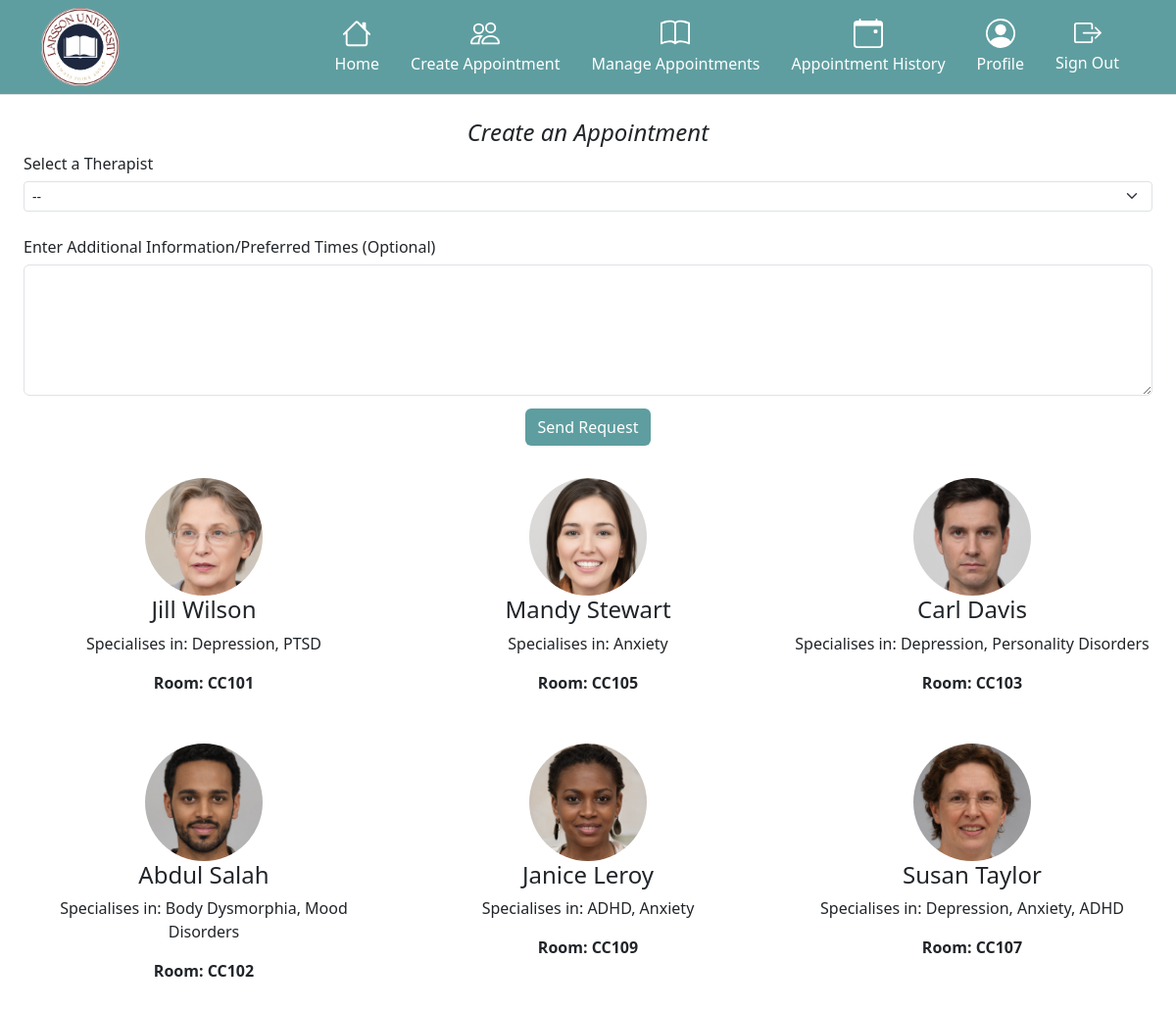
The page /studentCreateAppointmentsPage.php on the database its author committed.
### tables this page shows
CREATE TABLE `therapists` (
  `therapistID` int(11) NOT NULL,
  `first_name` varchar(150) NOT NULL,
  `last_name` varchar(150) NOT NULL,
  `expertise` varchar(150) NOT NULL,
  `room` varchar(150) NOT NULL,
  `emailAddress` varchar(150) NOT NULL,
  `password` varchar(150) NOT NULL,
  `therapist_image` varchar(150) DEFAULT NULL
);

### studentCreateAppointmentsPage.php (the view, shortened to what this page needs)
<?php
require_once "config.php";
$therapists = mysqli_query($link,"SELECT * FROM therapists");
?>
<!DOCTYPE html>
<html lang="en">
<head>
    <link rel="stylesheet" href="style.css">
    <link href="https://cdn.jsdelivr.net/npm/bootstrap@5.3.2/dist/css/bootstrap.min.css" rel="stylesheet">
</head>
<body>
    <header>
        <nav>
            <div class="px-3 py-2 border-bottom navBar">
                <div class="container">
                  <div class="d-flex flex-wrap align-items-center justify-content-center justify-content-lg-start">
                    <a href="studentHomepage.php" class="d-flex align-items-center my-2 my-lg-0 me-lg-auto text-white text-decoration-none">
                      <img src="Images/solidLogo.png" style="height: 60pt;">
                    </a>
                    <ul class="nav col-12 col-lg-auto my-2 justify-content-center my-md-0 text-small">
                      <li>
                        <a href="studentHomepage.php" class="nav-link text-white">
                          Home
                        </a>
                      </li>
                      <li>
                        <a href="#" class="nav-link text-white">
                          Create Appointment
                        </a>
                      </li>
                      <li>
                        <a href="studentManageAppointmentsPage.php" class="nav-link text-white">
                          Manage Appointments
                        </a>
                      </li>
                      <li>
                        <a href="studentAppointmentHistoryPage.php" class="nav-link text-white">
                          Appointment History
                        </a>
                      </li>
                      <li>
                        <a href="studentProfilePage.php" class="nav-link text-white">
                          Profile
                        </a>
                      </li>
                      <li>
                        <a href="logoutPage.php" class="nav-link text-white">
                          Sign Out
                        </a>
                      </li>
                    </ul>
                  </div>
                </div>
              </div>
        </nav>
    </header>
    <div class="p-4 mb-3 bg-body-white rounded">
        <h4 class="fst-italic" style="text-align: center;">Create an Appointment</h4>
       <form method="post" action="<?php echo $_SERVER['PHP_SELF']; ?>">
        <div class="therapistInput">
        <h6>Select a Therapist</h6>
        <select class="form-select form-select-sm" name="therapistID">
            <option selected>--</option>
        </select>
        <div class="form-outline studentTextBox">
            <h6>Enter Additional Information/Preferred Times (Optional)</h6>
            <textarea class="form-control" id="textAreaExample1" name="description" rows="5"></textarea>
          </div>
            <div class="text-center">
                <button type="submit" class="btn infoButton" name="submit">Send Request</button>
            </div>
        </form>
    </div>
    <div class="row">
    <?php mysqli_data_seek($therapists, 0); ?>
    <?php while ($row = mysqli_fetch_assoc($therapists)) { ?>
        <div class="col-lg-4 therapistProfiles">
          <img src="<?php echo $row['therapist_image']; ?>" width="120" height="120" class="rounded-circle">
          <h4 class="fw-normal"><?php echo $row['first_name']; ?> <?php echo $row['last_name']; ?></h4>
          <p>Specialises in: <?php echo $row['expertise']; ?></p>
          <p style="font-weight:Bold;">Room: <?php echo $row['room']; ?></p>
        </div>
        <?php } ?>
    </div>
</body>
</html>

### style.css (style rules this page uses)
.navBar { background-color: #5F9EA0; }
.btn.infoButton { background-color: #5F9EA0; color: white; }
.studentTextBox { margin-top: 20pt; margin-bottom: 10pt; }
.col-lg-4.therapistProfiles { text-align: center; margin-top: 25pt; }

### rows shown on the page
therapists: therapist_image (picture), first_name "Jill", last_name "Wilson", expertise "Depression, PTSD", room "CC101"
therapists: therapist_image (picture), first_name "Mandy", last_name "Stewart", expertise "Anxiety", room "CC105"
therapists: therapist_image (picture), first_name "Carl", last_name "Davis", expertise "Depression, Personality Disorders", room "CC103"
therapists: therapist_image (picture), first_name "Abdul", last_name "Salah", expertise "Body Dysmorphia, Mood Disorders", room "CC102"
therapists: therapist_image (picture), first_name "Janice", last_name "Leroy", expertise "ADHD, Anxiety", room "CC109"
therapists: therapist_image (picture), first_name "Susan", last_name "Taylor", expertise "Depression, Anxiety, ADHD", room "CC107"
